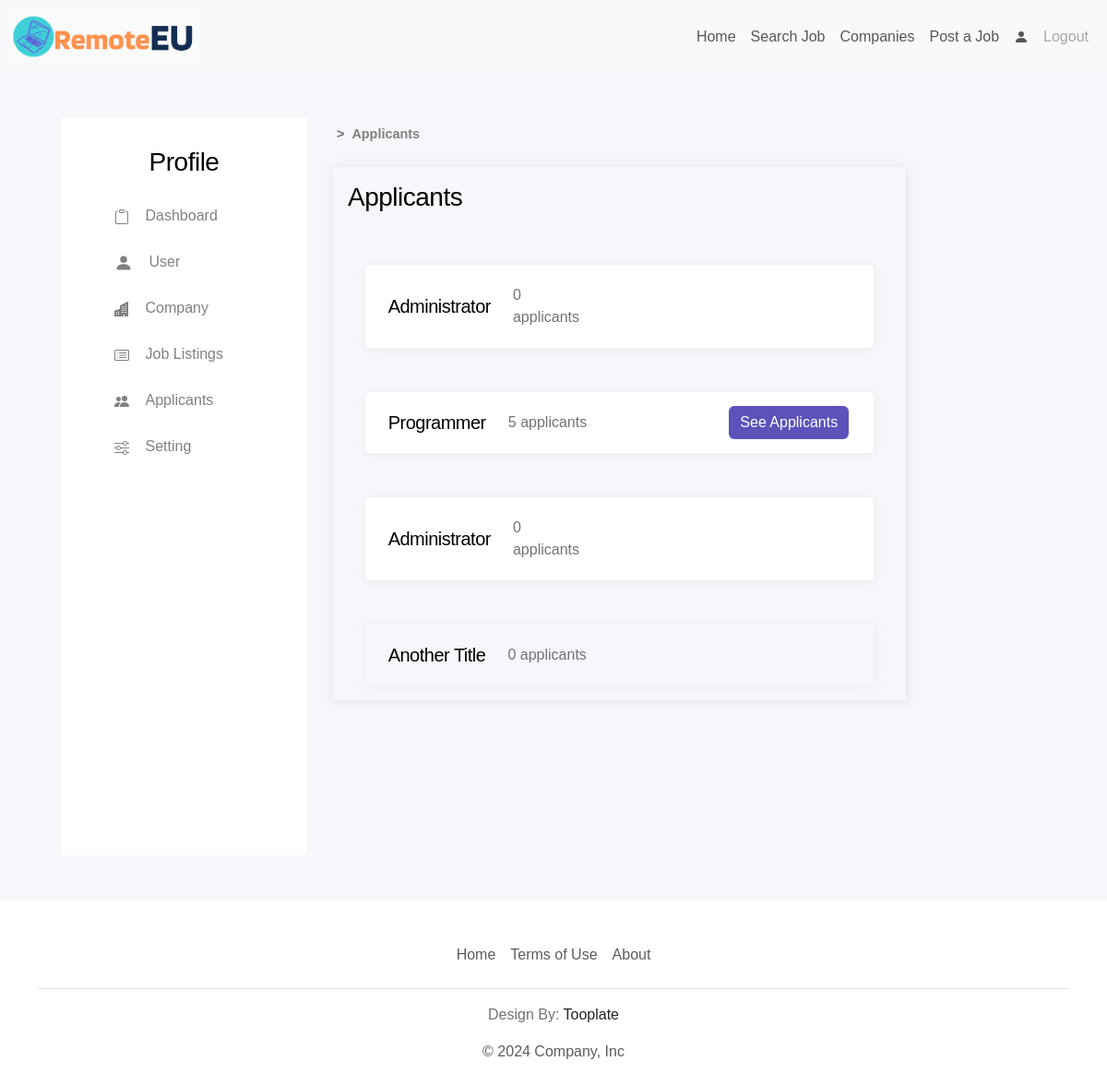
Screenshot of /profile/applicants (signed in) with the database file from the repository.
### tables.py (models this page shows, shortened)
class Job(db.Model):
    id: Mapped[int] = mapped_column(Integer, primary_key=True)
    role: Mapped[str] = mapped_column(String(100))
    salary: Mapped[int] = mapped_column(Integer)
    start_date: Mapped[str] = mapped_column(String(100))
    job_type: Mapped[str] = mapped_column(String(100))
    category: Mapped[str] = mapped_column(String(100))
    skills: Mapped[str] = mapped_column(String(1000))
    level: Mapped[str] = mapped_column(String(100))
    job_info: Mapped[str] = mapped_column(String(2000))
    contact: Mapped[str] = mapped_column(String(100))
    active: Mapped[bool] = mapped_column(Boolean())
    time_publish: Mapped[datetime.datetime] = mapped_column(
        DateTime(timezone=True), server_default=func.now())
    user_id: Mapped[int] = mapped_column(Integer, ForeignKey(User.id))
    company_id: Mapped[int] = mapped_column(Integer, ForeignKey(Company.id))

### main.py (the view)
@app.route('/profile/applicants', methods=['GET', 'POST'])
@login_required
def applicants():
    company = load_company()
    jobs = Job.query.filter_by(user_id=current_user.id).order_by(desc(Job.active)).order_by(desc(Job.time_publish)).all()
    jobs_applicants = {}
    for job in jobs:
        jobs_applicants[job.id] = len(Applicant.query.filter_by(job_id=job.id).all())
    print(jobs_applicants)
    return render_template('profile/applicants.html',
                           jobs_applicants=jobs_applicants,
                           company=company,
                           jobs=jobs,
                           logged_in = current_user.is_authenticated)

### helper.py (called while the page is built)
def load_company():
    existing_company = Company.query.filter_by(administrator_id=current_user.id).first()
    return existing_company

### main.py (called while the page is built)
@login_manager.user_loader
def load_user(user_id):
    return db.get_or_404(User, user_id)

### templates/profile/applicants.html
{% extends "base_profile.html" %} {% block profile_content %}
<section id="job_listings">
    <div class="container">
        <div id="breadcrumbs" class="d-flex my-2">
            <p class="mx-2">></p>
            <a href="{{ url_for('applicants') }}">Applicants</a>
        </div>
        <div class="row justify-content-lg-between justify-content-md-center justify-content-sm-center p-3">
            <div class="col-lg-10 col-md-10 col-sm-12 p-3 mb-5 shadow-strong">
                <h3>Applicants</h3>
                <div class="row d-flex justify-content-center">
                {% for job in jobs %}
                    {% if job.active %}
                        <div class="row job-listings-card d-flex justify-content-start white-div shadow-light position-relative mt-5">
                    {% else %}
                        <div class="row job-listings-card d-flex justify-content-start shadow-light position-relative mt-5">
                    {% endif %}
                            <div class="col">
                                <h5 class="m-2">{{ job.role }}</h5>
                                <p class="m-3">{{ jobs_applicants[job.id] }} applicants</p>
                            </div>
                            <div class="col d-flex justify-content-end">
                            {% if jobs_applicants[job.id] > 0 %}
                                <a href="{{ url_for('order_alph', job_id=job.id) }}"><button class="btn primary-btn m-0">See Applicants</button></a>
                            {% endif %}
                            </div>
                        </div>
                {% endfor %}
                </div>
            </div>
        </div>
    </div>
</section>
{% endblock %}

### static/css/styles.css (style rules this page uses)
:root { --white-color: #ffffff; --primary-color: #5d52ba; --secondary-color: #0dcaf0; --section-bg-color: #f0f8ff; --section-bg-color2: #f5f7fa; --custom-btn-bg-color: #f65129; --social-icon-link-bg-color: #7f73eb; --dark-color: #000000; --p-color: #717275; --border-color: #e9eaeb; --body-font-family: 'League Spartan', sans-serif; }
body { background-color: var(--white-color); font-family: var(--body-font-family); }
h1, h2, h3, h4, h5, h6 { color: var(--dark-color); font-weight: var(--font-weight-semibold); letter-spacing: -0.5px; }
p { color: var(--p-color); font-size: var(--p-font-size); font-weight: var(--font-weight-light); }
a { text-decoration: none; }
section { background-color: var(--section-bg-color2); }
.primary-btn { background: var(--primary-color); border: none; color: var(--white-color); font-size: var(--p-font-size); font-weight: var(--font-weight-normal); transition: all 0.3s; margin-bottom: 24px; }
.white-div { background: var(--white-color); border-radius: 5px; }
.shadow-light { -webkit-box-shadow: 1px 1px 10px 0px rgba(217,217,217,0.4); -moz-box-shadow: 1px 1px 10px 0px rgba(217,217,217,0.4); box-shadow: 1px 1px 10px 0px rgba(217,217,217,0.4); }
.shadow-strong { -webkit-box-shadow: 1px 1px 10px 0px rgba(217,217,217,0.6); -moz-box-shadow: 1px 1px 10px 0px rgba(217,217,217,0.6); box-shadow: 1px 1px 10px 0px rgba(217,217,217,0.7); }
#breadcrumbs { margin-bottom: 10px; }
#breadcrumbs a { transition-duration: 200ms; border-radius: 5px; color: grey; text-decoration: none; }
#breadcrumbs a, #breadcrumbs p { font-size: 0.9em; font-weight: 600; margin-top: auto; margin-bottom: auto; }
.job-listings-card { width: 90%; }
.job-listings-card > div:nth-child(-n+3) { width: 25%; padding: 5px; margin-right: 10px; display: flex; align-items: center; }
.job-listings-card > div:nth-child(-n+3) > * { margin-top: 0.5em; margin-bottom: 0.5em; }

### rows the page displays
Job: role "Administrator", jobs_applicants "0"
Job: role "Programmer", company "5"
Job: role "Administrator", jobs_applicants "0"
Job: role "Another Title", active "0"
